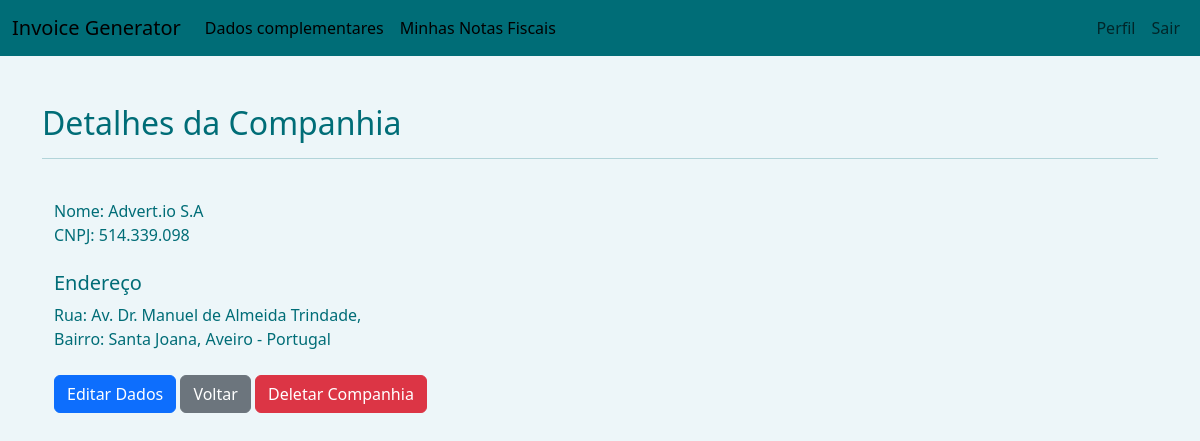
The app's page /companydetails/1 (signed in) with its own data.
### app/models.py (models this page shows, shortened)
class Company(models.Model):
    username = models.CharField(max_length=100)
    cnpj = models.CharField(max_length=100)
    nome = models.CharField(max_length=100)
    telefone = models.CharField(max_length=20)
    email = models.CharField(max_length=50)
    cep = models.CharField(max_length=50)
    logradouro = models.CharField(max_length=20)
    numero = models.CharField(max_length=20)
    complemento = models.CharField(max_length=20)
    bairro = models.CharField(max_length=50)
    cidade = models.CharField(max_length=50)
    estado = models.CharField(max_length=50)
    pais = models.CharField(max_length=50)

### app/views.py (the view)
# urls.py: path('companydetails/<int:id>', companydetails, name='companydetails'),
@login_required(login_url="/auth/login/")
def companydetails(request, id):
    company = Company.objects.filter(id=id)
    return render(request, 'companydetails.html', {"company":company})

### app/templates/companydetails.html (shortened to what this page needs)
{% extends 'base.html' %}
{% load static %}
{% block 'head' %}
<link rel="stylesheet" href="{% static 'css/style.css' %}"> {% endblock %}
{% block 'body' %}
<div class="container mt-5">
    <h2>Detalhes da Companhia</h2>
    <hr>
    <br>
    <div class="container">
        {% for item in company %}
        Nome: {{item.nome}}
        <br>
        CNPJ: {{item.cnpj}}
        <br>
        <br>
        <h5>Endereço</h5>
        {% if item.logradouro %}
        Rua: {{item.logradouro}}, {{item.numero}}
        <br>
        Bairro: {{item.bairro}}, {{item.cidade}} - {{item.estado}} {{item.pais}}
        {% endif %}
        <br>
        {% endfor %}
        <br>
        <a href="#"><input type="button" class="btn btn-primary" value="Editar Dados"></a>
        <a href="{% url 'companylist' %}"><input type="button" class="btn btn-secondary" value="Voltar"></a>
        <a href="{% url 'companylist' %}"><input type="button" class="btn btn-danger" value="Deletar Companhia"></a>
    </div>
</div>
{% endblock %}

### templates/static/css/style.css (style rules this page uses)
body { background-color: #edf6f9; color: #006d77; }

### records on screen
Company: nome "Advert.io S.A", cnpj "514.339.098", logradouro "Av. Dr. Manuel de Almeida Trindade", bairro "Santa Joana", cidade "Aveiro", pais "Portugal"
